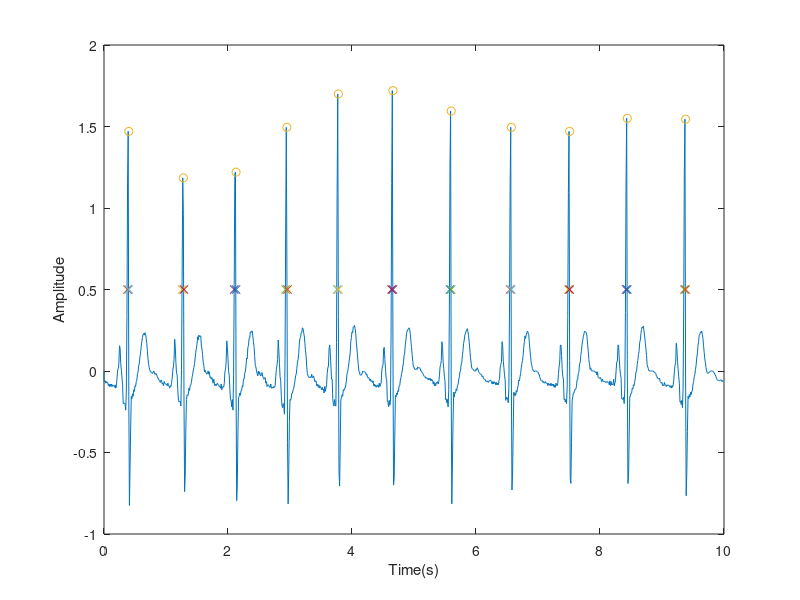
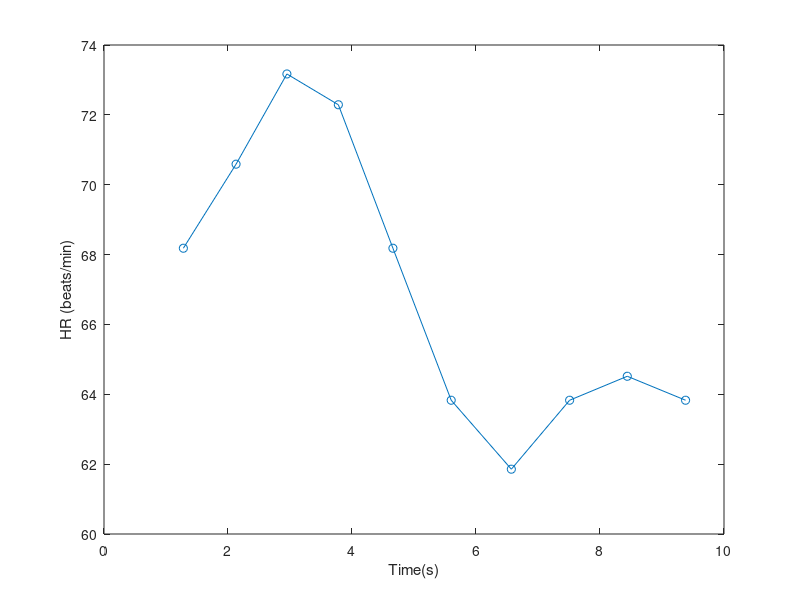

MATLAB code for these plots, in order:
#Octave script to calculated HR from#ECG data#Author: Ashish Jagtiani#Octave programming tutorial series for Kengroo.comclear;clc;close all;#data from https://physionet.org/cgi-bin/atm/ATM# From Apnea-ECG database#Record a01ECG_data=csvread('ECG_samples.csv');plot(ECG_data(:,1),ECG_data(:,2));#We are going to use a threshold detector logic to detect the R-wavethreshold = 0.5;threshold_flag=0;size_data = length(ECG_data);data_pointer1 = 1;for (i=1:size_data)#checks when data crosses threshold i.e is greater than thresholdif (ECG_data(i,2)>=threshold && threshold_flag == 0)threshold_cross(data_pointer1,1) = i;threshold_flag=1;#checks when data crosses threshold i.e is lower than thresholdelseif (ECG_data(i,2)<=threshold && threshold_flag == 1)threshold_flag=0;threshold_cross(data_pointer1,2) = i;data_pointer1++;endifendfor#lets find the max data and location of the data when the threshold is crossedlength_peaks =length(threshold_cross);for (i=1:length_peaks)threshold_left= threshold_cross(i,1);threshold_right= threshold_cross(i,2);[x, y]= max(ECG_data(threshold_left:threshold_right,2));peak_data(i)=x;peak_loc(i)=threshold_left + y;endfor#plot data with superimposed peak and threshold_crosshold on;plot(ECG_data(threshold_cross(:,1),1),threshold,'x');plot(ECG_data(threshold_cross(:,2),1),threshold,'x');plot(ECG_data(peak_loc,1),peak_data,'o')xlabel('Time(s)');ylabel('Amplitude');hold off;#Lets calculate the HRsingle_beat=diff(ECG_data(peak_loc,1));HR = 60./single_beat#plot HR as a function of timefigure()HR_time= ECG_data(peak_loc(2:length(peak_loc)),1);plot(HR_time,HR,'o-');xlabel('Time(s)');ylabel('HR (beats/min)')'